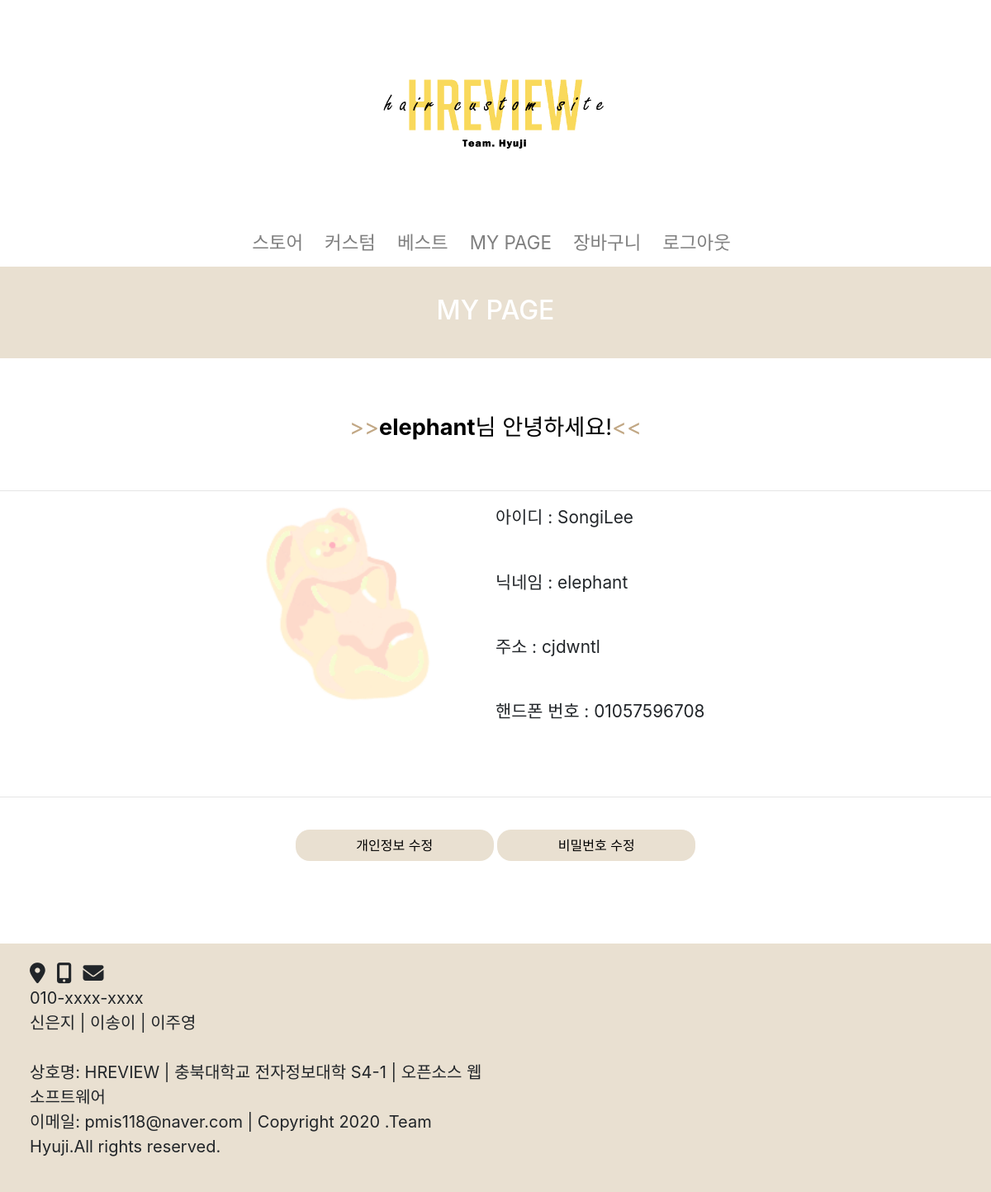
Page /hyuzi/mypage/ (signed in) on the earlier database version.
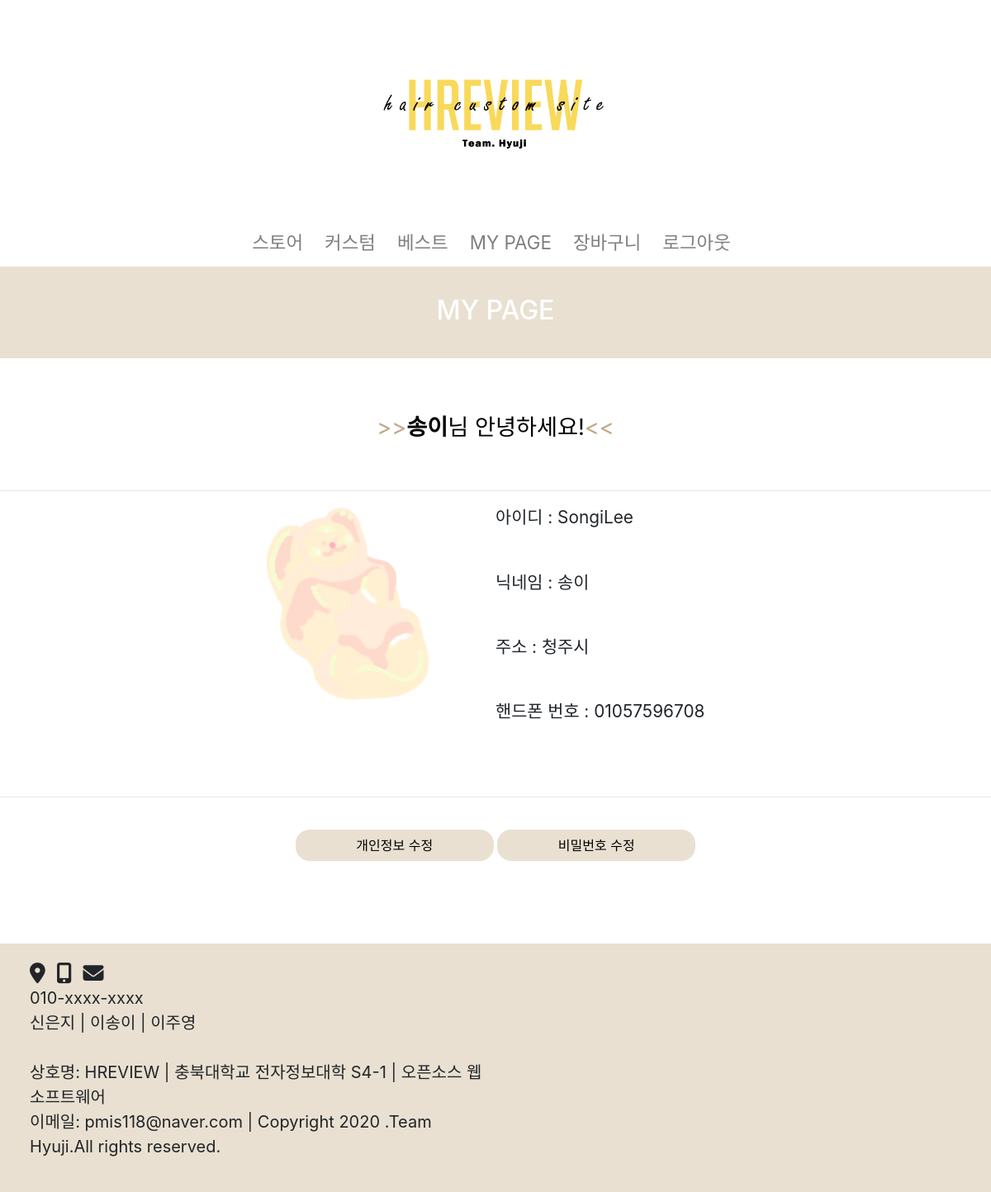
Same page on the later database version.
### hyuzi/models.py (models this page shows)
class User(AbstractBaseUser,PermissionsMixin):
    objects = UserManager()
    email = models.EmailField(max_length=255,unique=True)
    nickname = models.CharField(max_length=100,null=False, unique=True)
    username = models.CharField(max_length=100, blank=True, unique=True)
    address = models.CharField(max_length=300, blank=True, unique=True)
    phone=models.CharField(max_length=11, blank=True, unique=True)
    is_active = models.BooleanField(default=True)
    is_admin = models.BooleanField(default=False)
    is_superuser = models.BooleanField(default=False)
    is_staff = models.BooleanField(default=False)
    date_joined = models.DateTimeField(auto_now_add=True)
    USERNAME_FIELD = 'username'
    REQUIRED_FIELDS = ['email', 'nickname', 'address', 'phone']

### hyuzi/views.py (the view)
# urls.py: path('mypage/', views.mypage, name='mypage'),
def mypage(request):
    return render(request, 'hyuzi/mypage.html')

### hyuzi/context_processors.py (called while the page is built)
def counter(request):
    item_count = 0
    if 'admin' in request.path:
        return {}
    else:
        try:
            cart = Cart.objects.filter(cart_id = _cart_id(request))
            cart_items = CartItem.objects.all().filter(cart=cart[:1])
            for cart_item in cart_items:
                item_count += cart_item.quantity
        except ObjectDoesNotExist:
            item_count = 0
    return dict(item_count = item_count)

### hyuzi/views.py (called while the page is built)
def _cart_id(request):
    cart = request.session.session_key
    if not cart:
        cart = request.session.create()
    return cart

### hyuzi/templates/hyuzi/mypage.html (shortened to what this page needs)
{% extends "base.html" %}
{% block content %}
{% if user.is_authenticated %}
<div class="con text-center">
  <h2>MY PAGE</h2>
</div>
<br>
<p id="hi"><span class="beige">>></span><strong>{{user.nickname}}</strong>님 안녕하세요!<span class="beige"><<</span></p>
<br><hr class="hr">
<div class="row" style="width: 100%;">
  <div class="col-sm-3"> </div>
  <div class="col-sm-3">
    <img src="/static/img/haribo.png" width="240dp" height="240dp">
  </div>
  <div class="col-sm-3">
    <p>아이디 : {{user.username}}</p><br>
    <p>닉네임 : {{user.nickname}}</p><br>
    <p>주소 : {{user.address}}</p><br>
    <p>핸드폰 번호 : {{user.phone}}</p><br>
  </div>
  <div class="col-sm-3"></div>
</div>
<br><hr class="hr">
<div class="text-center" style="width: 100%;">
<button type="submit" class="btn text-black"><a href="{% url 'user_update' %}" style="color: #000">개인정보 수정</a></button>
<button type="submit" class="btn"><a href="{% url 'change_password' %}" style="color: #000">비밀번호 수정</a></button>
</div>
{% else %}
<p>로그인이 필요합니다.</p>
{% endif %}
{% endblock %}

### templates/base.html (shortened to what this page needs)
{% load static %}
<!DOCTYPE html>
<html lang="en">
<head>
  <link rel="stylesheet" href="https://stackpath.bootstrapcdn.com/bootstrap/4.1.3/css/bootstrap.min.css">
</head>
<body>
  <div class="jumbotron text-center mb-0">
    <a href = "{% url 'main' %}">
      <img src="/static/img/hreviewlogo.png" style="width:25%;height:20%;">
  </div>
  <nav class="navbar navbar-expand-lg sticky-top navbar-light bg-white" id="main-navbar">
    <div class="collapse navbar-collapse" id="navbarNav">
      <ul class="navbar-nav centered justify-content-center">
          <li class="nav-item">
            <a class="nav-link" href="{% url 'category' 1 %}">스토어</a>
          </li>
          <li class="nav-item">
              <a class="nav-link" href="{% url 'custom' %}">커스텀</a>
          </li>
          <li class="nav-item">
              <a class="nav-link" href="{% url 'best' %}">베스트</a>
          </li>
          {% if user.is_authenticated %}
          <li class="nav-item">
            <a class="nav-link" href="{% url 'mypage' %}">MY PAGE</a>
          </li>
          {% else %}
          <li class="nav-item">
            <a class="nav-link" onclick="alert('로그인이 필요한 기능입니다.');" href="{% url 'login' %}">MY PAGE</a>
          </li>
          {% endif %}
          {% if item_count > 0 %}
          <li class="nav-item">
            <a class="nav-link" href="{% url 'cart_detail' %}">장바구니({{ item_count}})</a>
          </li>
          {% else %}
          <li class="nav-item">
            <a class="nav-link" href="{% url 'cart_detail' %}">장바구니</a>
          </li>
          {% endif %}
        {% if user.is_authenticated %}
        <li>
          <a class="nav-link" href="{% url 'logout' %}">로그아웃</a>
        </li>
        {% endif %}
      </ul>
    </div>
  </nav>
    <div>
        {% block content %}
        {% endblock content %}
    </div>
    <div id="footer">
      <div class="row">
        <div class="col-sm-6">
        <i style="font-size:25px;" class="fas fa-map-marker-alt"></i>&nbsp;&nbsp;
        <i style="font-size:25px;" class="fas fa-mobile-alt"></i>&nbsp;&nbsp;
        <i style="font-size:25px;" class="fas fa-envelope"></i>
        <p style="font-size: 20px">010-xxxx-xxxx<br>
          신은지 | 이송이 | 이주영 <br><br>
          상호명: HREVIEW | 충북대학교 전자정보대학 S4-1 | 오픈소스 웹 소프트웨어<br>
          이메일: pmis118@naver.com | Copyright 2020 .Team Hyuji.All rights reserved.<br>
        </div>
        <div class="col-sm-6">
          <div id="map" style="width:100%; height:100%"></div>
        </div>
    </div>
  </div>
</body>
</html>

### templates/base.html (style rules this page uses)
#main-navbar { padding: .4% 10% .4% 10%; }
.jumbotron { background-color: #fff; }
.centered { width: 100%; text-align: center; font-size: 1.4em; }
.centered li { padding-right: 10px; }
#footer { position: absolute; margin-top: 100px; bottom: 100; width: 100%; background: #e9e0d1; padding: 2% 3% 2% 3%; }

### hyuzi/templates/hyuzi/mypage.html (style rules this page uses)
#hi { font-size: 1.7em; text-align: center; margin-top: 40px; color: #000; }
.con { width: 100%; background: #e9e0d1; padding-top: 34px; padding-bottom: 30px; color: #fff; }
.col-sm-3 { font-size: 1.3em; }
.btn { margin-top: 23px; width: 240px; text-align: center; background-color:#e9e0d1; color: #fff; border-radius: 17px; }
.beige { color: #c1a784; }

Differences in the rows shown:
changed User "SongiLee": nickname "elephant" → "송이"; address "cjdwntl" → "청주시"
